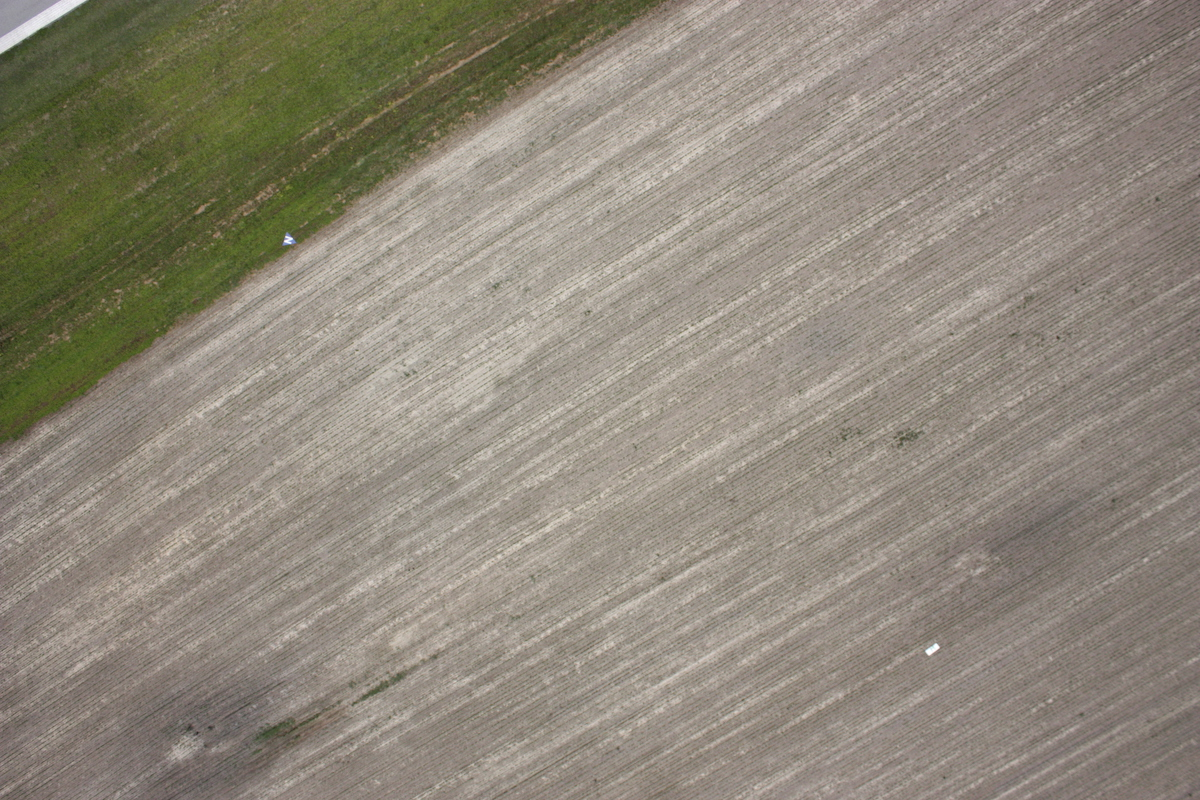
#> input picture IMG_0602.JPG, 1200 x 800 px, given in place of the camera
$ python SIFT-Test-Video.py
#> lines starting #> are read from the running program, lines starting #| are printed output that depends on the picture
# Sift Test script
# uses webcam snapshots
# Instructions: Update
# Press 0 to update.


import cv2

cap = cv2.VideoCapture(0)
imgRef = cv2.imread(r'C://Users/chris/Desktop/n4.jpg')                # Reference Image
imgRefn = cv2.bitwise_not(imgRef)

img2 = imgRef

sift = cv2.xfeatures2d.SIFT_create()  # Create Sift Object
# Initiate SIFT detector
orb = cv2.ORB_create()

while True:
    _, img1 = cap.read()                                                # Get current webcam input
#> img1 is the input picture: shape (800, 1200, 3); mean B, G, R 121.6, 135.5, 142.7
    img1n = cv2.bitwise_not(img1)                                       # Invert the image
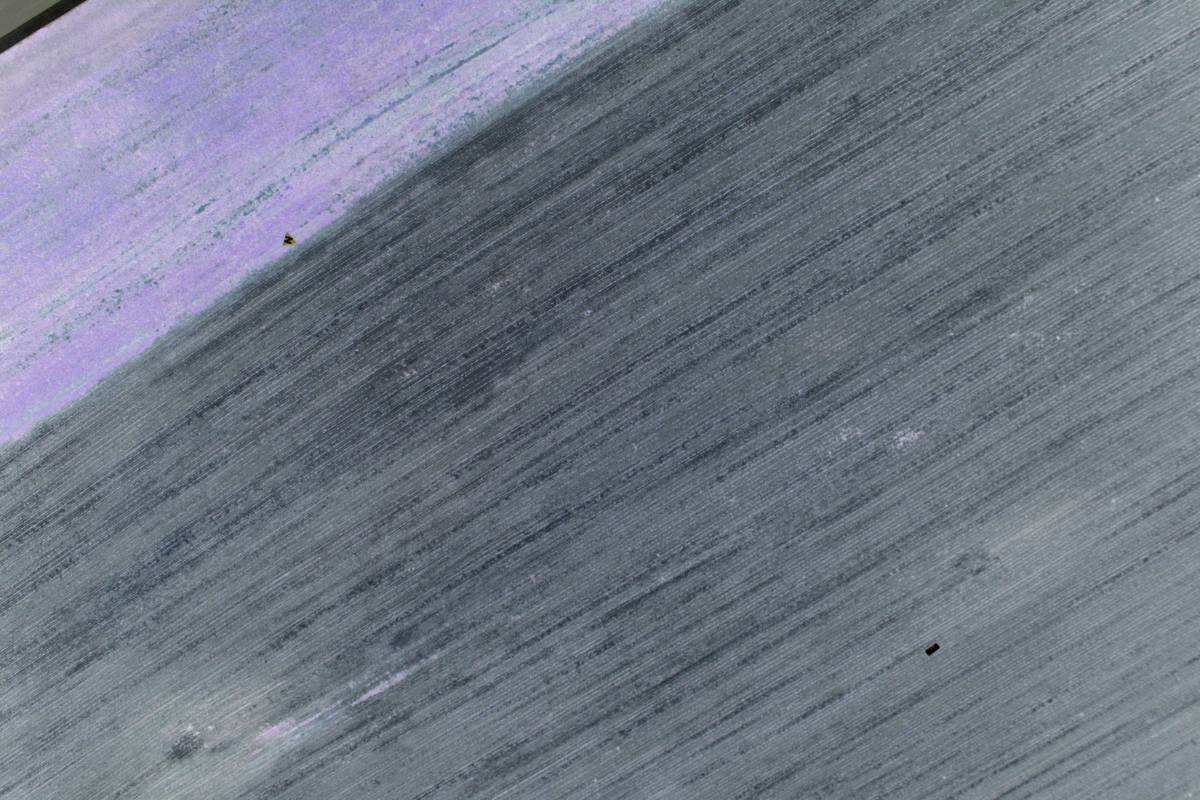
#> img1n: shape (800, 1200, 3); mean B, G, R 133.4, 119.5, 112.3

    gray = cv2.cvtColor(img1,cv2.COLOR_BGR2GRAY)                        # Convert image to grayscale
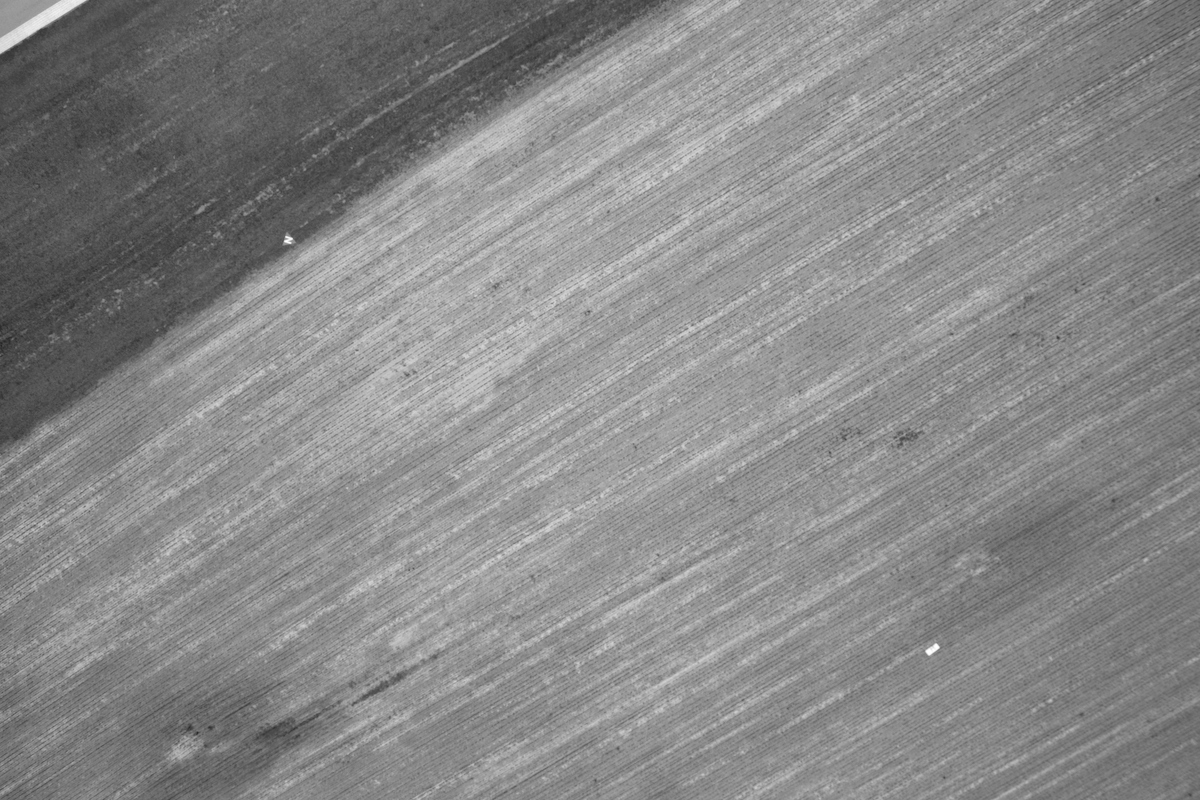
#> gray: shape (800, 1200); min 36, max 255, mean 136.1

    kp = sift.detect(gray,None)
#> kp = 4103 keypoints; strongest (x, y, size): (288, 240, 5.7), (929, 651, 4.9), (936, 647, 4.4), (291, 239, 2.1)
    img = cv2.drawKeypoints(gray,kp,img1,flags=cv2.DRAW_MATCHES_FLAGS_DRAW_RICH_KEYPOINTS)
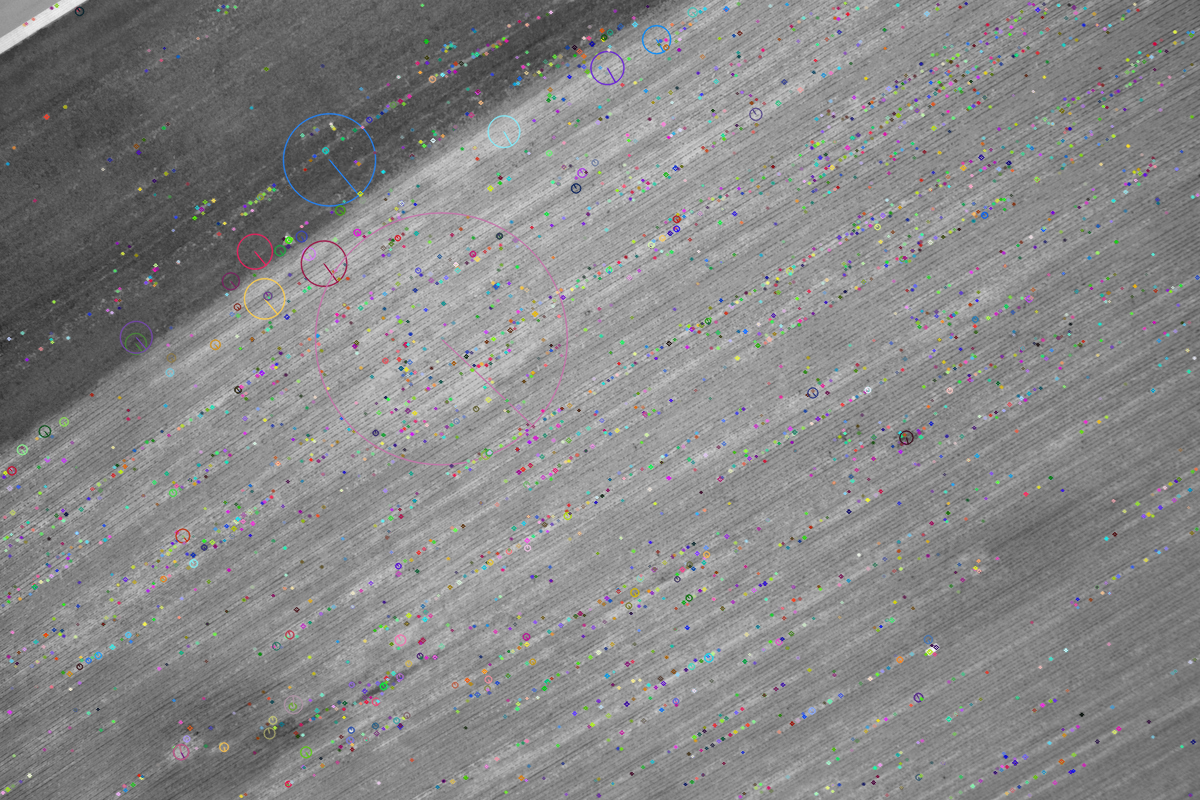
#> img: shape (800, 1200, 3); mean B, G, R 135.2, 135.1, 135.2

    cv2.imshow('asdf',img)


    # find the keypoints and descriptors with SIFT
    kp1, des1 = orb.detectAndCompute(img1,None)
#> kp1 = 500 keypoints; strongest (x, y, size): (931, 646, 31), (935, 648, 31), (385, 397, 31), (669, 232, 31)
    kp2, des2 = orb.detectAndCompute(img2,None)
#> kp2 = (); des2 = None

    # create BFMatcher object
    bf = cv2.BFMatcher(cv2.NORM_HAMMING, crossCheck=True)

    # Match descriptors.
#> (the run stopped early here; a loop or call above may not have finished)

$ run again, on group_photo.jpg
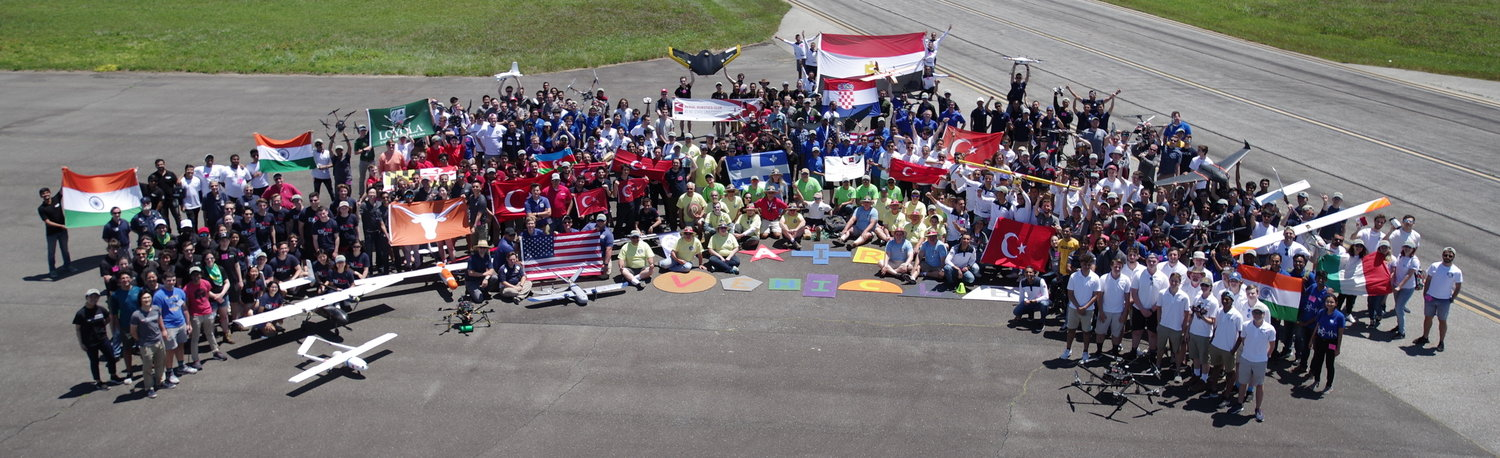
#> input picture group_photo.jpg, 1500 x 458 px, given in place of the camera
#> img1 is the input picture: shape (458, 1500, 3); mean B, G, R 111, 111.4, 116.2
#> `gray = cv2.cvtColor(img1,cv2.COLOR_BGR2GRAY)`:
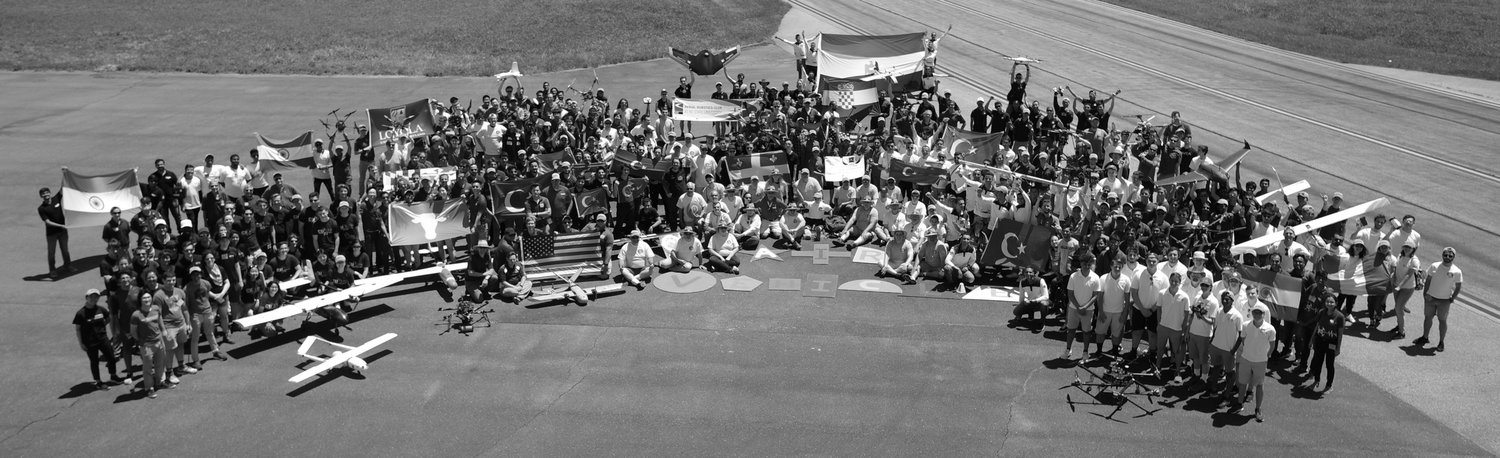
#> gray: shape (458, 1500); min 0, max 255, mean 112.8
#> kp = 5902 keypoints; strongest (x, y, size): (1127, 366, 1.9), (506, 270, 2.2), (445, 247, 2.4), (186, 223, 6.2)
#> `img = cv2.drawKeypoints(gray,kp,img1,flags=cv2.DRAW_MATCHES_FLAGS_DRAW..`:
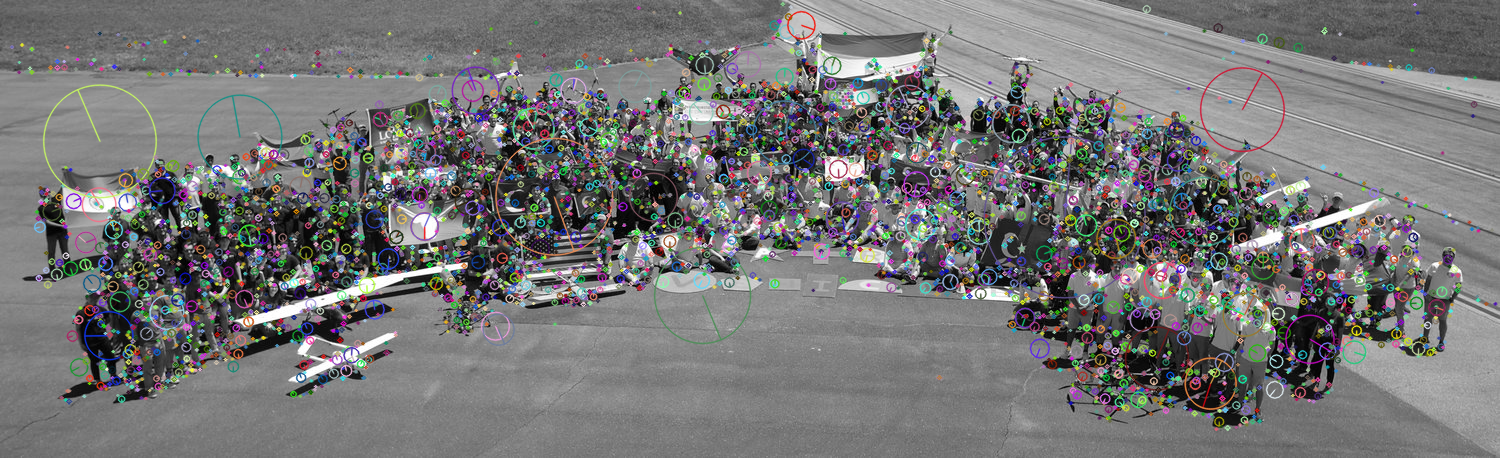
#> img: shape (458, 1500, 3); mean B, G, R 116.9, 116.8, 116.8
#> kp1 = 500 keypoints; strongest (x, y, size): (1215, 281, 31), (1414, 237, 31), (1212, 234, 31), (1042, 280, 31)
#> kp2 = (); des2 = None

$ run again, on noise1.jpg
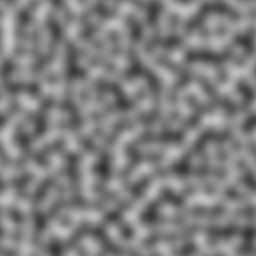
#> input picture noise1.jpg, 256 x 256 px, given in place of the camera
#> img1 is the input picture: shape (256, 256, 3); min 49, max 200, mean 127.5
#> `img1n = cv2.bitwise_not(img1)`:
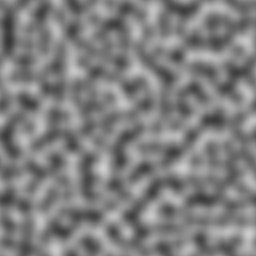
#> img1n: shape (256, 256, 3); min 55, max 206, mean 127.5
#> kp = 228 keypoints; strongest (x, y, size): (150, 215, 11.7), (214, 120, 12.2), (182, 168, 11.3), (173, 153, 11.2)
#> `img = cv2.drawKeypoints(gray,kp,img1,flags=cv2.DRAW_MATCHES_FLAGS_DRAW..`:
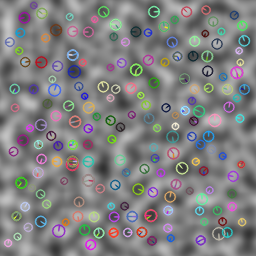
#> img: shape (256, 256, 3); mean B, G, R 128.9, 127.9, 128.2
#> kp1 = 446 keypoints; strongest (x, y, size): (166, 107, 31), (164, 107, 31), (51, 135, 31), (209, 72, 31)
#> kp2 = (); des2 = None

$ run again, on noise2.jpg
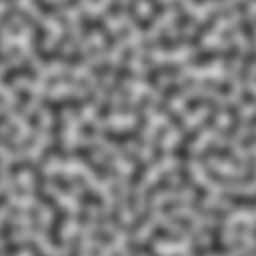
#> input picture noise2.jpg, 256 x 256 px, given in place of the camera
#> img1 is the input picture: shape (256, 256, 3); min 52, max 203, mean 127.5
#> `img1n = cv2.bitwise_not(img1)`:
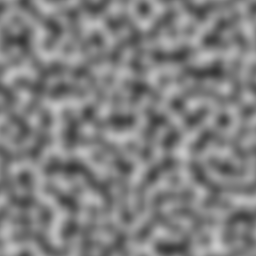
#> img1n: shape (256, 256, 3); min 52, max 203, mean 127.5
#> kp = 248 keypoints; strongest (x, y, size): (121, 121, 12.1), (204, 57, 11.6), (211, 40, 10.6), (215, 71, 11.6)
#> `img = cv2.drawKeypoints(gray,kp,img1,flags=cv2.DRAW_MATCHES_FLAGS_DRAW..`:
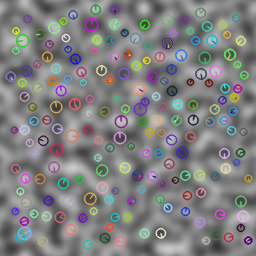
#> img: shape (256, 256, 3); mean B, G, R 128.5, 128, 128
#> kp1 = 448 keypoints; strongest (x, y, size): (193, 118, 31), (195, 119, 31), (191, 118, 31), (194, 115, 31)
#> kp2 = (); des2 = None
